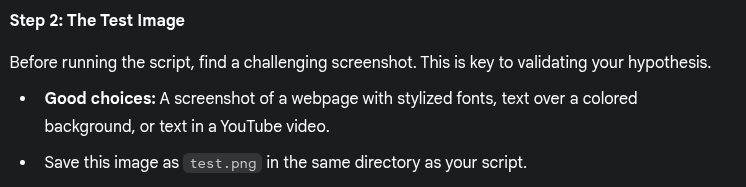
#> input picture images/test1.png, 746 x 187 px
$ python -i validate_tesseract.py   (imports and definitions only)
#> lines starting #> are read from the running program, lines starting #| are printed output that depends on the picture; after the words box and inside, x2 and y2 are one past the last pixel; in counts of white or black regions, pixels touching at a corner belong together
import pytesseract
from PIL import Image
import cv2
import numpy as np
import time
import os
from pathlib import Path

# --- Configuration ---
IMAGE_PATH = 'images'  # directory containing images to test
RESULTS_DIR = 'results'  # output directory for per-image .txt and processed pngs
# ---------------------

def get_smart_preprocessed_image(img_path):
    """
    Loads an image, upscales it, and applies intelligent
    thresholding to handle both light and dark modes.
    """
#> called with img_path = '../images/test1.png'

    img = cv2.imread(img_path)
#> img is the input picture: shape (187, 746, 3); mean B, G, R 42.1, 41.2, 40.2

    # 1. Grayscale
    gray = cv2.cvtColor(img, cv2.COLOR_BGR2GRAY)

    # 2. Upscale
    width = int(gray.shape[1] * 2)
#> width = 1492
    height = int(gray.shape[0] * 2)
#> height = 374
    resized = cv2.resize(gray, (width, height), interpolation=cv2.INTER_CUBIC)
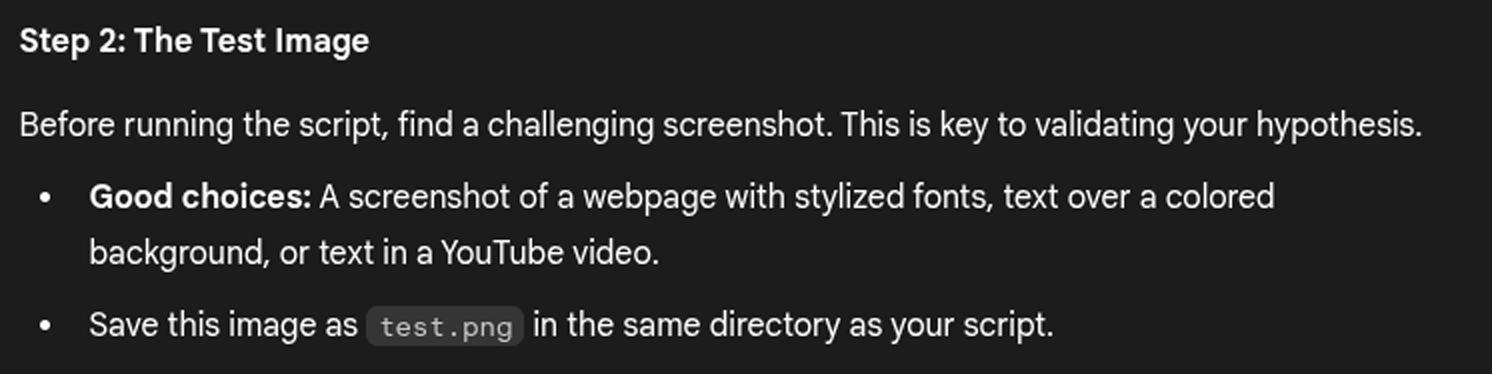
#> resized: shape (374, 1492); min 0, max 255, mean 41.1

    # 3. Apply Otsu's thresholding
    # This is a 'global' threshold that's safer than adaptive
    # It automatically finds the best split-point
    (thresh_val, binary_img) = cv2.threshold(
        resized, 0, 255, cv2.THRESH_BINARY | cv2.THRESH_OTSU
    )
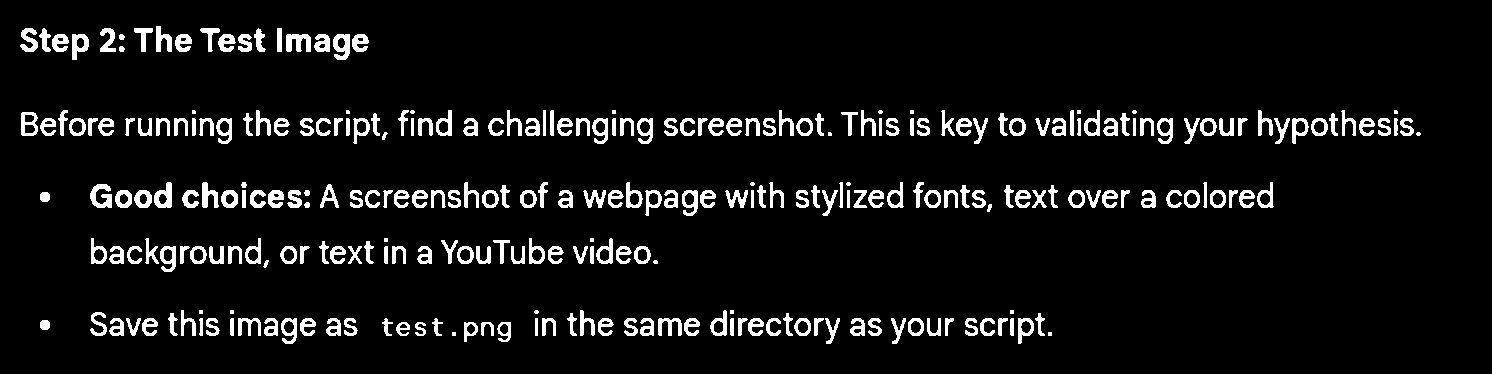
#> binary_img: shape (374, 1492); 6.8% white; 281 white regions (23 under 20 px), largest, box (x1, y1, x2, y2) and area: (286, 34, 311, 52) 321, (90, 184, 112, 208) 319, (333, 34, 350, 60) 304
#> thresh_val = 114

    # 4. Check for "dark mode" (white text on black background)
    # We count the number of black vs. white pixels
    total_pixels = binary_img.size
#> total_pixels = 558008
    white_pixels = cv2.countNonZero(binary_img)
#> white_pixels = 37779
    black_pixels = total_pixels - white_pixels
#> black_pixels = 520229

    # If black pixels are the majority, we assume black background
    # and invert the image to make it black-on-white
    if black_pixels > white_pixels:
        print("  (Smart-check: Detected dark background, inverting image...)")
        binary_img = cv2.bitwise_not(binary_img)

    return Image.fromarray(binary_img)

# [102 lines left out: function test_tesseract_performance_v2, not called in this run]

# [2 lines not run here, left out]

>>> result = get_smart_preprocessed_image('../images/test1.png')

$ run again, on images/test6.png
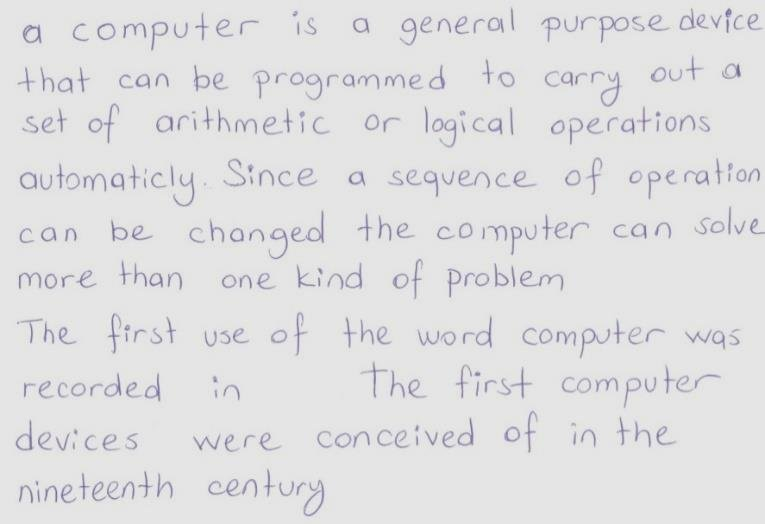
#> input picture images/test6.png, 765 x 524 px
#> in get_smart_preprocessed_image, img is the input picture: shape (524, 765, 3); mean B, G, R 225.2, 223.8, 224
#> in get_smart_preprocessed_image, `(thresh_val, binary_img) = cv2.threshold( resized, 0, 255, cv2.THRESH_..`:
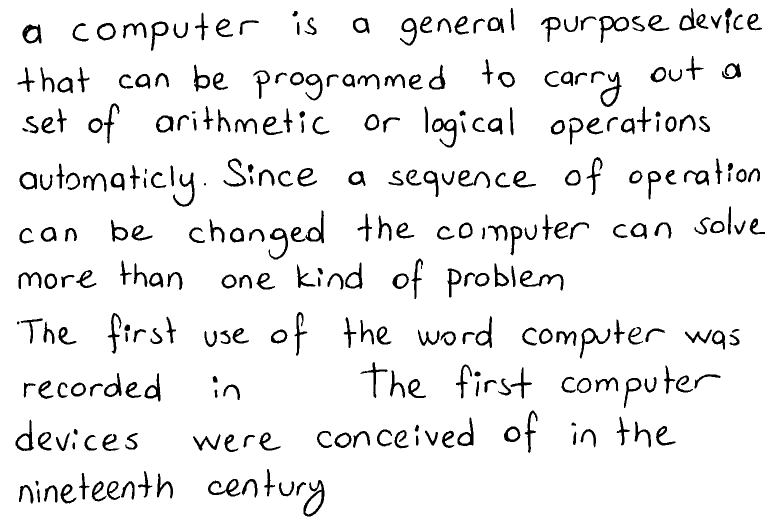
#> binary_img: shape (1048, 1530) (shown at 1/2 size); 93.4% white; 302 black regions (1 under 20 px), largest, box (x1, y1, x2, y2) and area: (607, 960, 649, 1033) 903, (864, 237, 913, 295) 901, (1040, 541, 1127, 581) 895
#> thresh_val = 199
#> white_pixels = 1496887
#> black_pixels = 106553

$ run again, on images/test7.png
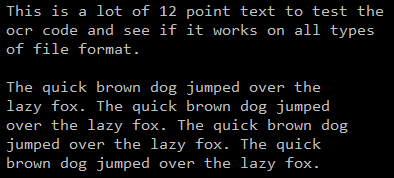
#> input picture images/test7.png, 394 x 178 px
#> in get_smart_preprocessed_image, img is the input picture: shape (178, 394, 3); mean B, G, R 15, 15, 15
#> in get_smart_preprocessed_image, `resized = cv2.resize(gray, (width, height), interpolation=cv2.INTER_CU..`:
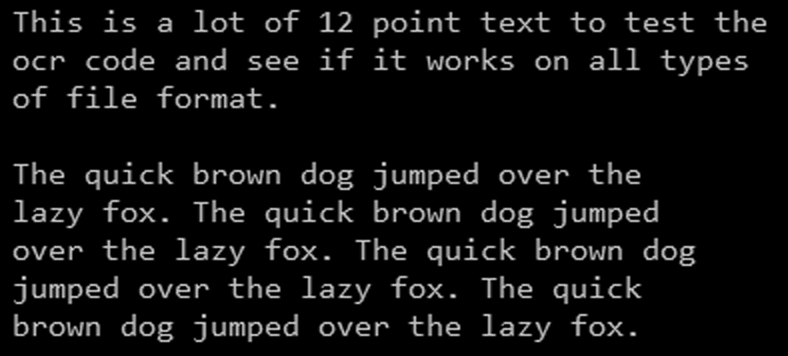
#> resized: shape (356, 788); min 0, max 225, mean 16.1
#> in get_smart_preprocessed_image, `(thresh_val, binary_img) = cv2.threshold( resized, 0, 255, cv2.THRESH_..`:
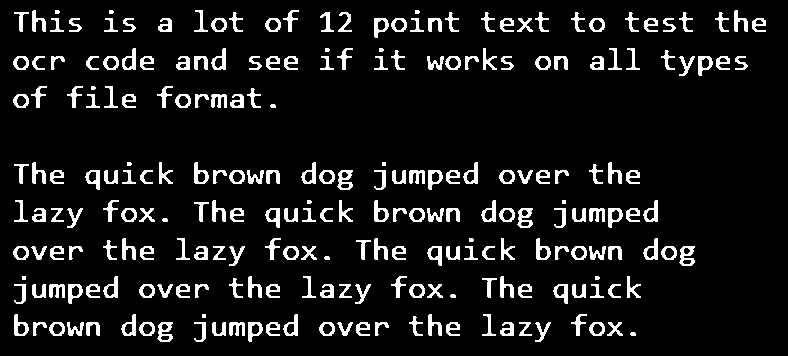
#> binary_img: shape (356, 788); 9.3% white; 239 white regions (14 under 20 px), largest, box (x1, y1, x2, y2) and area: (337, 170, 353, 190) 184, (517, 208, 533, 228) 184, (679, 246, 695, 266) 184
#> thresh_val = 73
#> white_pixels = 26204
#> black_pixels = 254324
